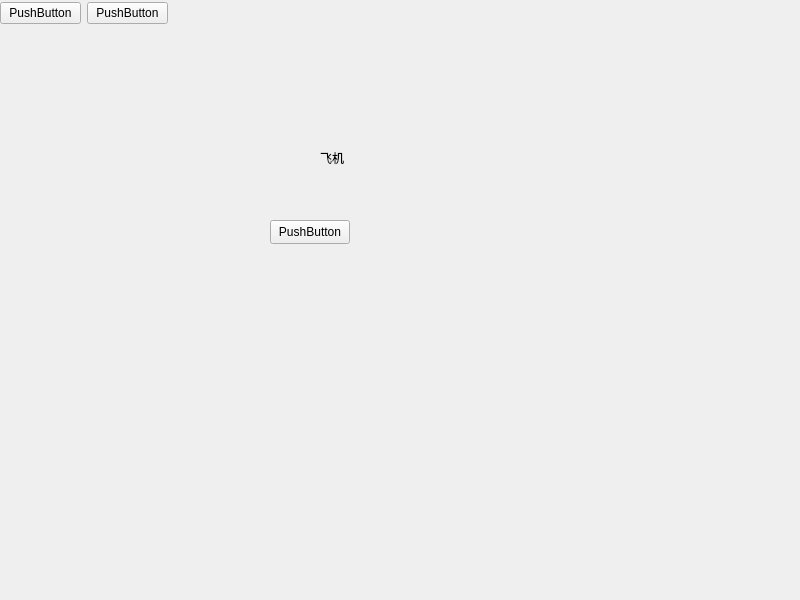
<?xml version="1.0" encoding="UTF-8"?>
<ui version="4.0">
 <class>MyWidget</class>
 <widget class="QWidget" name="MyWidget">
  <property name="geometry">
   <rect>
    <x>0</x>
    <y>0</y>
    <width>800</width>
    <height>600</height>
   </rect>
  </property>
  <property name="windowTitle">
   <string>MyWidget</string>
  </property>
  <widget class="QWidget" name="layoutWidget">
   <property name="geometry">
    <rect>
     <x>0</x>
     <y>0</y>
     <width>168</width>
     <height>26</height>
    </rect>
   </property>
   <layout class="QHBoxLayout" name="horizontalLayout">
    <item>
     <widget class="QPushButton" name="pushButton_2">
      <property name="text">
       <string>PushButton</string>
      </property>
     </widget>
    </item>
    <item>
     <widget class="QPushButton" name="pushButton_3">
      <property name="text">
       <string>PushButton</string>
      </property>
     </widget>
    </item>
   </layout>
  </widget>
  <widget class="QPushButton" name="pushButton">
   <property name="geometry">
    <rect>
     <x>270</x>
     <y>220</y>
     <width>80</width>
     <height>24</height>
    </rect>
   </property>
   <property name="text">
    <string>PushButton</string>
   </property>
  </widget>
  <widget class="QLabel" name="label">
   <property name="geometry">
    <rect>
     <x>320</x>
     <y>150</y>
     <width>54</width>
     <height>16</height>
    </rect>
   </property>
   <property name="text">
    <string>飞机</string>
   </property>
  </widget>
 </widget>
 <resources/>
 <connections/>
</ui>
